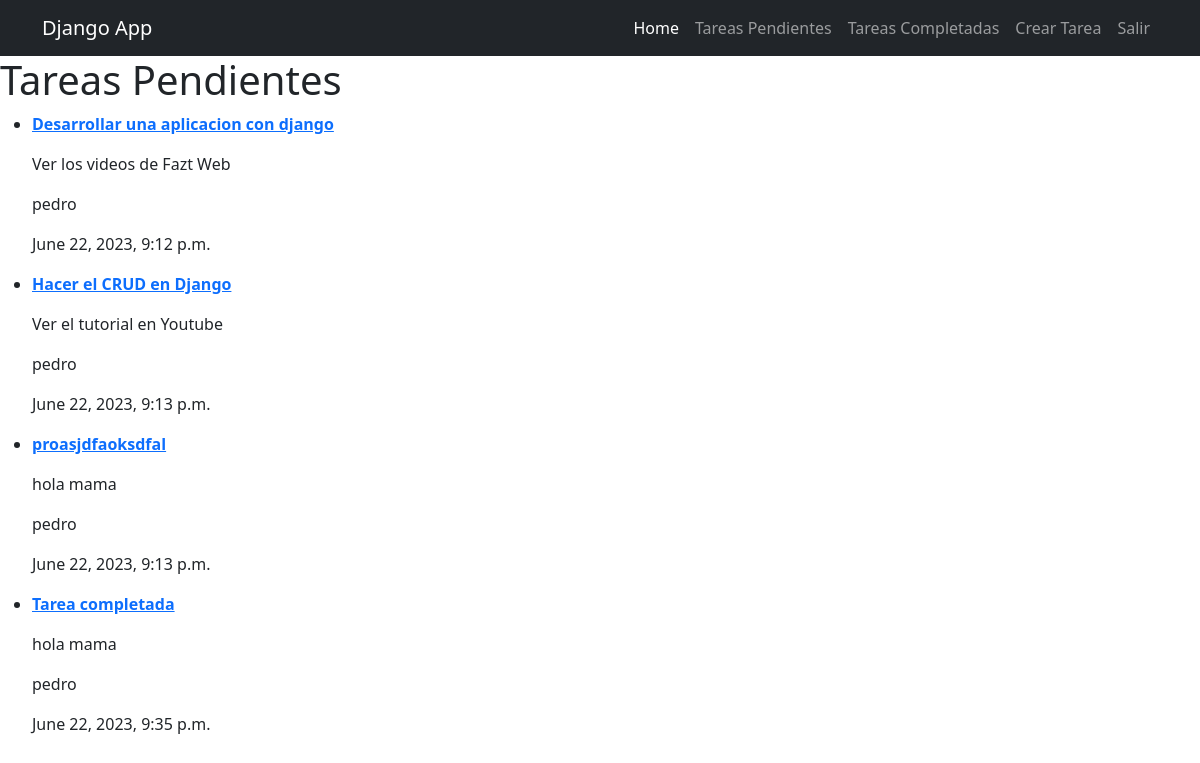
The page /tasks_complete (signed in) on the database its author committed.
### tasks/models.py (models this page shows, shortened)
class Task(models.Model):
    title = models.CharField(max_length=100)
    description = models.TextField(blank=True)
    created =  models.DateTimeField(auto_now_add=True)
    date_completed = models.DateTimeField(null=True, blank=True)
    impotant = models.BooleanField(default=False)
    user = models.ForeignKey(User, on_delete=models.CASCADE)

### tasks/views.py (the view)
# urls.py: path('tasks_complete', tasks_complete, name='tasks_complete'),
@login_required
def tasks_complete(request):
    tasks = Task.objects.filter(user=request.user, date_completed__isnull=False).order_by()
    return render(request, 'tasks.html', {'tasks': tasks})

### tasks/templates/tasks.html
{% extends 'base.html' %}
{% block content %}
<h1>Tareas Pendientes</h1>
{% for task in tasks %}
<ul>
        <li>
            <p>
                <a href="{% url 'task_detail' task.id %}">
                    {% if task.impotant %}
                    <strong>{{task.title}}</strong>
                    {% else %}
                    {{task.title}}
                    {% endif %}
                </a>
            </p>
            <p>{{task.description}}</p>
            <p>{{task.user}}</p>
            <p>{{task.date_completed}}</p>
        </li>
</ul>
{% endfor %}
{% endblock %}

### rows shown on the page
Task: title "Desarrollar una aplicacion con django", description "Ver los videos de Fazt Web", user "pedro", date_completed "June 22, 2023, 9:12 p.m."
Task: title "Hacer el CRUD en Django", description "Ver el tutorial en Youtube", user "pedro", date_completed "June 22, 2023, 9:13 p.m."
Task: title "proasjdfaoksdfal", description "hola mama", user "pedro", date_completed "June 22, 2023, 9:13 p.m."
Task: title "Tarea completada", description "hola mama", user "pedro", date_completed "June 22, 2023, 9:35 p.m."
